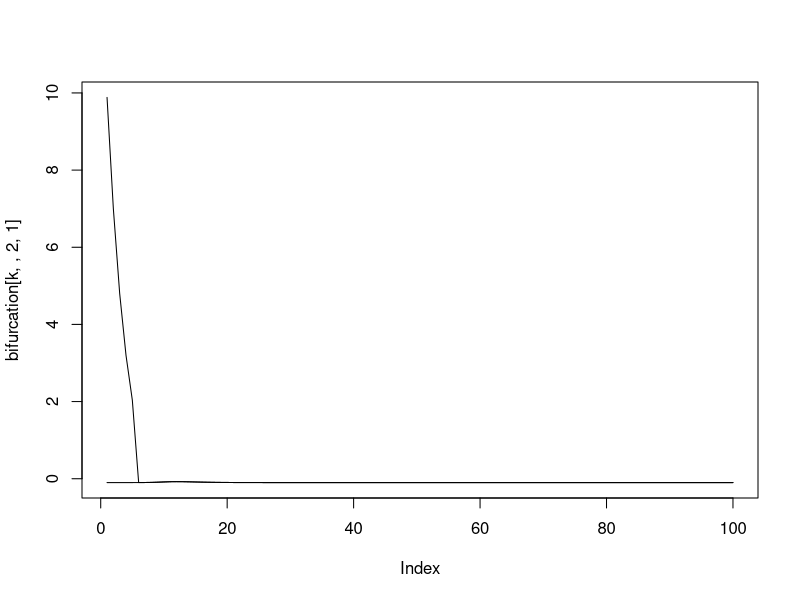

The R script that drew this image: (Note: this script raises an error after producing the figure.)
a=.1
b=10
c=1



delta=0
x=seq(a-b+delta,a+b-delta,length.out=100)
y=seq(-a-b+delta,-a+b-delta,length.out=100)

fixedy<-function(y,a,b,c){
	r=-a+b-b*tanh(c*(a+b-b*tanh(c*(y+1))+1))-y
	return(r)
}

fixedx<-function(y,a,b,c){
	r=a+b-b*tanh(c*(y-1))
	return(r)
}

# yvals<-function(a,b,c){
	# d=2*b/10
	# zeros=array(0,3)
	# zeros[1]=uniroot(fixedy,lower=-a-b-1,upper=-a-b+d,a=a,b=b,c=c)$root
	# if(sign(fixedy(-a-b+d,a,b,c))==sign(fixedy(-a+b-d,a,b,c))){
		# zeros[2]=zeros[1]
		# zeros[3]=zeros[1]
	# } else{
	# zeros[2]=uniroot(fixedy,lower=-a-b+d,upper=-a+b-d,a=a,b=b,c=c)$root
	# zeros[3]=uniroot(fixedy,lower=-a+b-d,upper=-a+b+1,a=a,b=b,c=c)$root
	# }
	# return(zeros)
# }

yvals<-function(a,b,c){
	yvec=matrix(seq(-a-1,2*b,length.out=100),nrow=1)
	seek=apply(yvec,2,fixedy,a=a,b=b,c=c)
	d=.1
	zeros=array(0,3)
	if(sum(abs(diff(seek>0)))==1){
		zeros[1]=uniroot(fixedy,lower=-a-1,upper=2*b,a=a,b=b,c=c)$root
		zeros[2]=zeros[1]
		zeros[3]=zeros[1]
	} else{
	Y1=min(which(seek<0))
	Y2=min(which(seek[-(1:Y1)]>0))+Y1
	zeros[1]=uniroot(fixedy,lower=-a-1,upper=yvec[Y1],a=a,b=b,c=c)$root
	zeros[2]=uniroot(fixedy,lower=yvec[Y1],upper=yvec[Y2],a=a,b=b,c=c)$root
	zeros[3]=uniroot(fixedy,lower=yvec[Y2],upper=2*b,a=a,b=b,c=c)$root
	}
	return(zeros)
}

# xvals=apply(matrix(yvals(a,b,c),nrow=1),2,fixedx,a=a,b=b,c=c)

# bvals=seq(12.6,12.8,length.out=1000)
# l=length(bvals)
# bifurcation<-array(0,c(l,2,3))
# for(i in 1:l){
	# bifurcation[i,2,]=yvals(a,bvals[i],c)
	# bifurcation[i,1,]=apply(matrix(bifurcation[i,2,],nrow=1),2,fixedx,a=a,b=bvals[i],c=c)
# }

# # layout(matrix(1:2,nrow=2))
# plot(bvals,bifurcation[,2,1],type="l",ylim=range(bifurcation[,2,]))
# lines(bvals,bifurcation[,2,2])
# lines(bvals,bifurcation[,2,3])
# # plot(bvals,bifurcation[,1,1],type="l",ylim=range(bifurcation[,1,]))
# # lines(bvals,bifurcation[,1,2])
# # lines(bvals,bifurcation[,1,3])

bvals=seq(1,20,length.out=100)
lb=length(bvals)
cvals=seq(.5,20,length.out=100)
lc=length(cvals)
bifurcation<-array(0,c(lb,lc,2,3))
for(i in 1:lc){
	for(j in 1:lb){
	bifurcation[j,i,2,]=yvals(a,bvals[j],cvals[i])
	bifurcation[j,i,1,]=apply(matrix(bifurcation[j,i,2,],nrow=1),2,fixedx,a=a,b=bvals[j],c=cvals[i])
	print(c(i,j))
	}
}

# layout(matrix(1:2,nrow=2))
k=100
plot(bifurcation[k,,2,1],type="l",ylim=range(bifurcation[k,,2,]))
# lines(bifurcation[k,,2,2])
lines(bifurcation[k,,2,3])

X=rep(bvals,lc)
Y=array(,lb*lc)
for(i in 1:lc){
	Y[(1:lb)+lb*(i-1)]=cvals[i]
}
Z=array(bifurcation[,,2,3])
scatterplot3d(X,Y,Z,color="red")

s3d<-scatterplot3d(bvals,cvals,seq(min(bifurcation[,,2,]),max(bifurcation[,,2,]),length.out=lb),type="n",grid=FALSE, angle = 70,zlab = "Fixed Point",xlab = "Feedback", ylab = "Threshold",main = "")

for(i in lb:1)
s3d$points3d(rep(bvals[i], lc), cvals, bifurcation[i,,2,1], type = "l",pch=8)
for(i in lb:1)
s3d$points3d(rep(bvals[i], lc), cvals, bifurcation[i,,2,3], type = "l",pch=8)


# for(i in lc:1)
# s3d$points3d(bvals, rep(cvals[i], lb), bifurcation[,i,2,1], type = "l")
# for(i in lc:1)
# s3d$points3d(bvals, rep(cvals[i], lb), bifurcation[,i,2,3], type = "l")